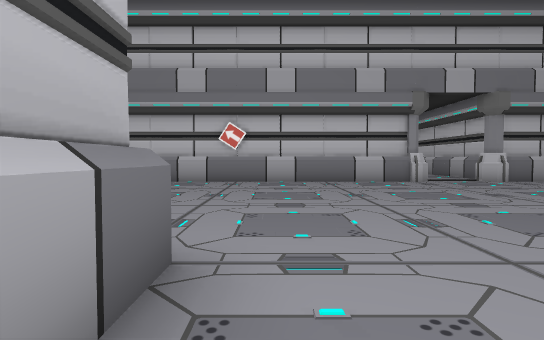
[1] (above)

16 first-person views from a walk through a 3-D level made in the Unity game engine. The camera is 1.3 m above the floor, tilts 2° down and sees 80° across. The floor is counted in squares, 2 m on a side. Each view is taken from the middle of a square. On the plan, view 1 faces up. The plan holds only what a view shows up to about 10 squares ahead; the rest is blank. The place goes on beyond the plan. The player character is not drawn.

[2]
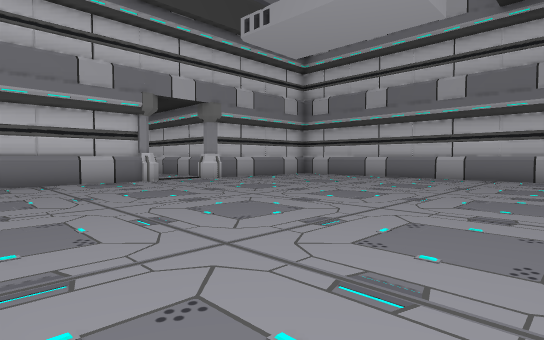

[3]
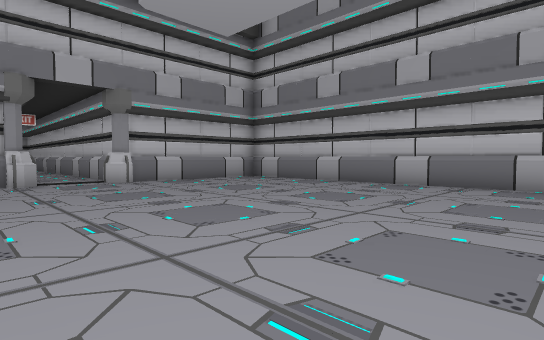

[4]
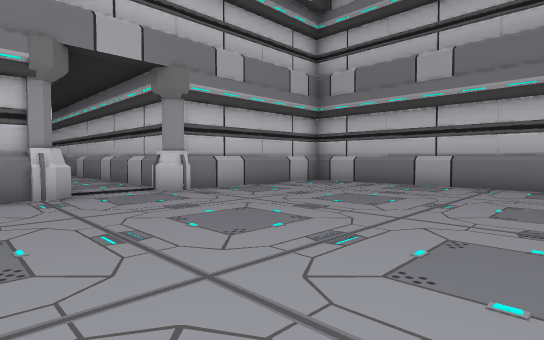

[5]
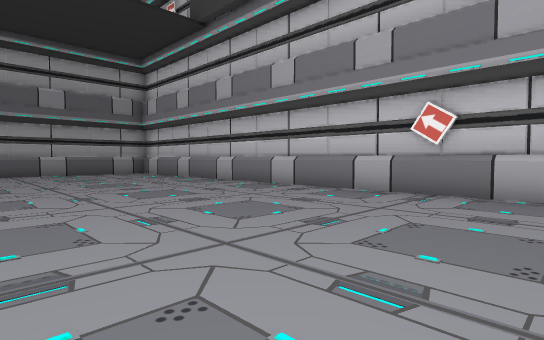

[6]
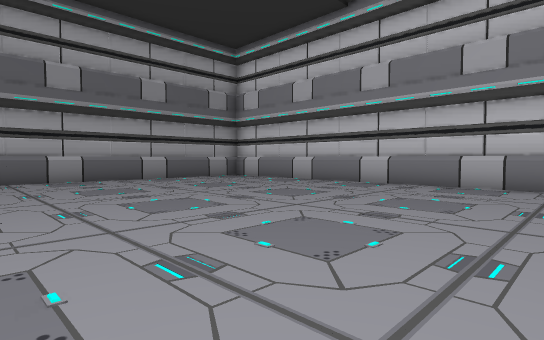

[7]
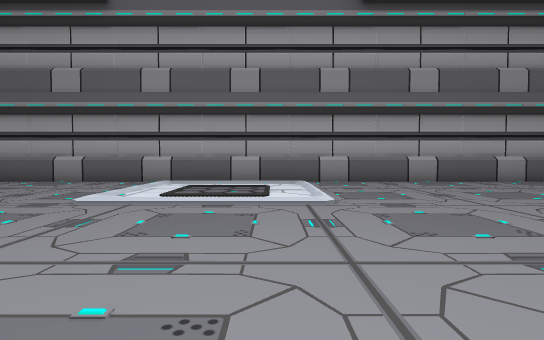

[8]
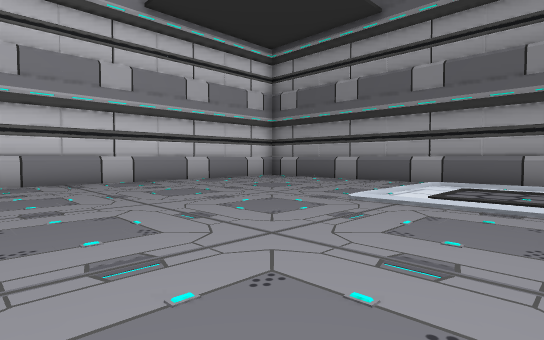

[9]
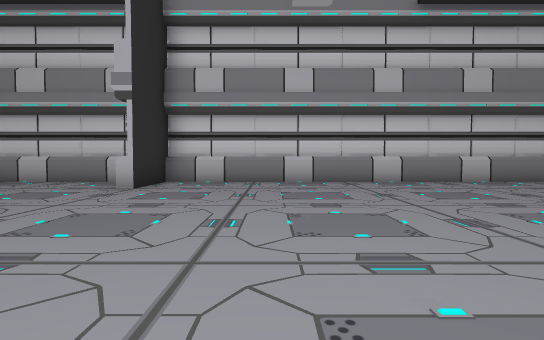

[10]
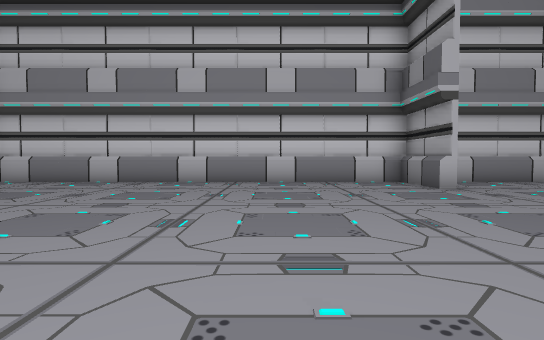

[11]
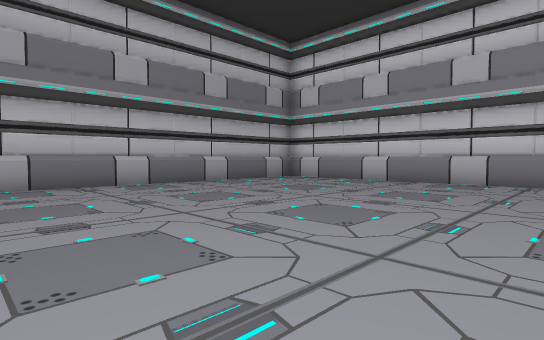

[12]
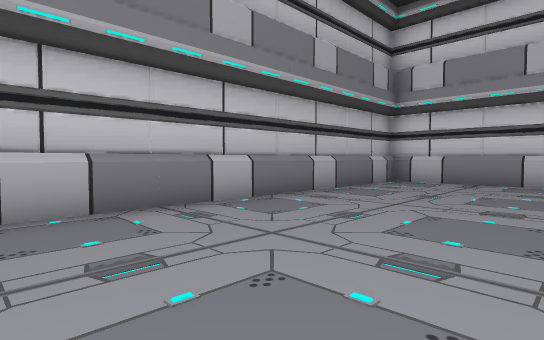

[13]
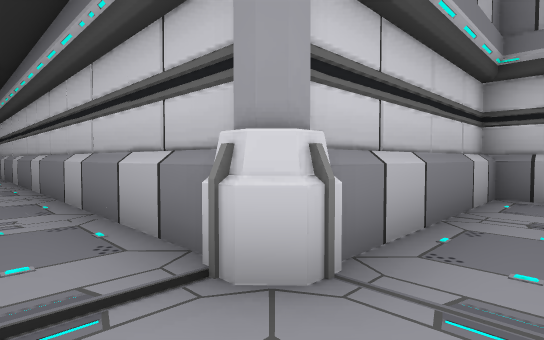

[14]
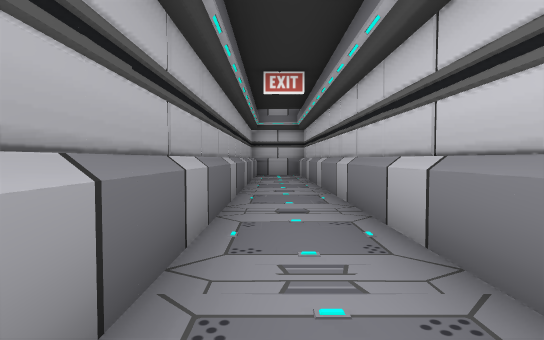

[15]
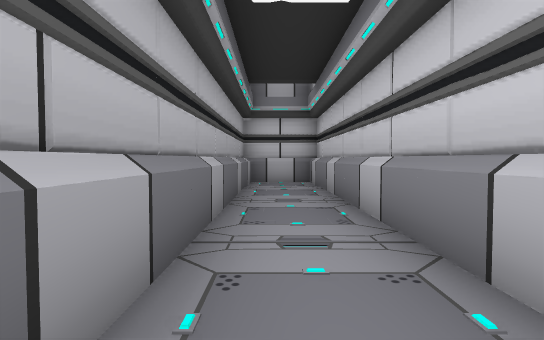

[16]
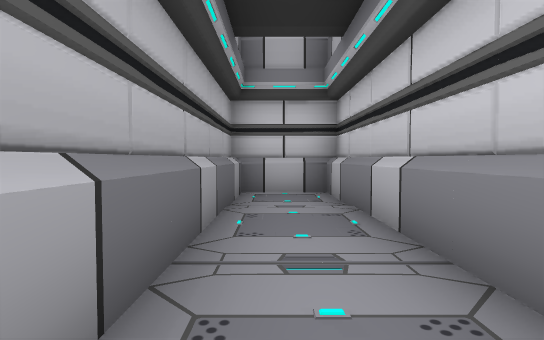

### Floor plan
Ten units are one square. View 1 is at (0, 0); x grows to the right and y downward. Boxes are objects, and circles mark ways between rooms. Rooms are numbered by the first view taken in them; rooms with no view inside come last. Other rooms are left out.
<svg viewBox="-139 -244 258 353">
<path fill="none" stroke="#000" d="M-6 -20 -6 -6M-9 -20 -9 -10M-6 80 -6 101M30 -91 -90 -91M33 -94 -89 -94M-9 101 114 101M111 -6 111 -91M61 -96 61 -106M114 -6 114 -94 66 -94M64 -96 64 -106M114 -91 66 -91M-131 -68 -131 88M111 101 111 12M-134 -69 -134 89M-119 101 -10 101M-119 104 -10 104 -10 80 -9 80 -9 104 114 104 114 14M44 -230 44 -106M61 -106 61 -239M64 -106 64 -239 45 -239M41 -235 41 -110M61 -236 45 -236"/>
<rect x="35" y="-95" width="10" height="10" fill="#bbb"><title>pillar</title></rect>
<rect x="55" y="-95" width="10" height="10" fill="#bbb"><title>pillar</title></rect>
<circle cx="50" cy="-100" r="3" fill="#2a7"/>
<text x="0" y="0">1</text>
<text x="50" y="-170">2</text>
</svg>
Room 1 opens to room 2.

Where each view was taken, in squares from view 1:
view 1: 0 up, 0 right, facing up
view 2: 0 up, 0 right, facing up-right
view 3: 0 up, 3 right, facing up-right
view 4: 3 up, 3 right, facing up-right
view 5: 3 up, 1 right, facing up-left
view 6: 1 up, 3 left, facing up-left
view 7: 1 down, 4 left, facing left
view 8: 1 down, 4 left, facing down-left
view 9: 1 down, 4 left, facing down
view 10: 1 down, 3 right, facing down
view 11: 1 down, 3 right, facing down-right
view 12: 1 down, 7 right, facing down-right
view 13: 8 up, 5 right, facing up-right
view 14: 10 up, 5 right, facing up
view 15: 14 up, 5 right, facing up
view 16: 17 up, 5 right, facing up
